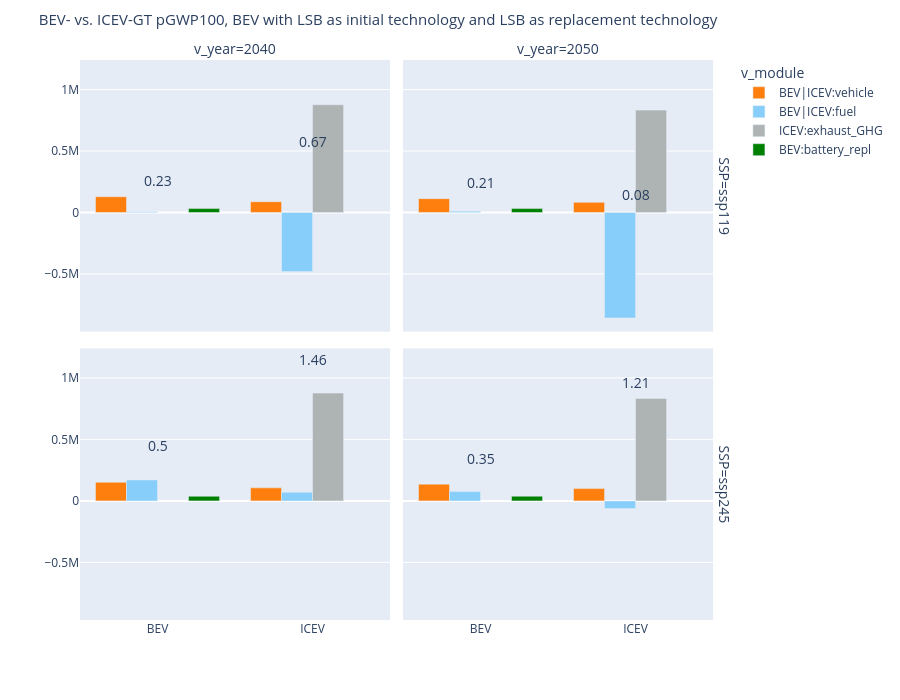

Write notebook code for a chart like this one.
### Code cell
import plotly.express as px

tt1 = 'BEV- vs. ICEV-GT, vehicle lifecycle impacts (pGWP100), text label indicate total kg CO$_2$e per FU (1vkm)'
tt2 =  f'BEV with {bat1.value} as initial battery technology and {bat2.value} as battery replacement technology'
combined_title = f"{tt1}<br>{tt2}"
# can't do the combined_title, java error, below shorter oneline title works
tt =  f'BEV- vs. ICEV-GT pGWP100, BEV with {bat1.value} as initial technology and {bat2.value} as replacement technology'

color_dict = {
    'F2':  'lightskyblue',   # 
    'V1AB': '#ff7f0e',  # Orange
    'V1B': 'green',   #green
    'V2': '#aeb4b4',   # Medium gray
}

custom_labels = {
    'F2': 'BEV|ICEV:fuel',
    'V1AB': 'BEV|ICEV:vehicle',
    'V1B': 'BEV:battery_repl',
    'V2': 'ICEV:exhaust_GHG'
}

    
fig = px.bar(df, x="Powertrain", y= [ 'V1AB', 'F2', 'V2', 'V1B'],   
            #text='LC_kgCO2e_vkm' ,  # not working, using below annotation 
            barmode="group",   #stack,  if using stack, negative value on F2 messed up, tried with add_trace, not working
            color_discrete_map=color_dict,
            facet_row="SSP", facet_col="v_year"
            )


# to add text label on top of each bar (at location, y_sum)
for i in df.index:
    y_sum = df.loc[i, ['V1AB', 'F2', 'V2', 'V1B']].sum()
    x = df.loc[i, 'Powertrain']
    year = df.loc[i, 'v_year']
    ssp = df.loc[i, 'SSP']
    text = df.loc[i, 'LC_kgCO2e_vkm']
    # Determine the correct row and column based on 'v_year' and 'SSP'
    ### as we don't know ahead what user-selected battery will be, we define row for add_annotation here
    ### if use select both LSB for init and bat_replacment, then no year 2030 avail
    if 2030 in np.unique(df['v_year'].values):
        col = 1 if year == 2030 else 2 if year == 2040 else 3
    else:
        col = 1 if year == 2040 else 2  #only two rows, 2040 and 2050 
    
    if "ssp585" in np.unique(df['SSP'].values):
        row = 3 if ssp == 'ssp119' else 2 if ssp == 'ssp245' else 1
    else: 
        row = 2 if ssp == 'ssp119' else 1
    
    fig.add_annotation(x=x, y=y_sum, text=f'{text}',
                       showarrow=False,
                       xanchor='center',
                       yanchor='bottom',
                       row=row, col=col)

for trace in fig.data:
    trace.name = custom_labels[trace.name]

# Update layout 
fig.update_layout(    
    annotations=[dict(font_size=14)], 
    legend_title_text='v_module',
    title={
        'text': tt,
        'y': 0.98,  
        'x': 0.42,   # Center the title
        'xanchor': 'center',
        'yanchor': 'top',
        'font': {'size': 15}  # Font size for tt1
    },
    width=900,  # Width of the entire figure in pixels
    height=700,  # Height of the entire figure in pixels
)

# do not use value as y-label , yaxis=dict(title='pGWP100 CO$_2$e') not working  will change whole plot format
fig.update_yaxes(title_text='', matches='y')
fig.update_xaxes(title_text='', matches='x')
#fig.update_layout(yaxis=dict(title='pGWP100 CO$_2$e'))

# Show the figure
fig.show()


f_name = 'output_plot/bev_' + f'{bat1.value}' + f'{bat2.value}' + "_vs_ICEV" + ".html"
fig.write_html(f_name)

### Figure 1 — Plotly figure (JSON) as saved in the notebook; plotly's stock layout.template omitted (floating-point values rounded to 4 significant figures)
{"data": [{"alignmentgroup": "True", "hovertemplate": "variable=V1AB<br>SSP=ssp119<br>v_year=2040<br>Powertrain=%{x}<br>value=%{y}<extra></extra>", "legendgroup": "V1AB", "marker": {"color": "#ff7f0e", "pattern": {"shape": ""}}, "name": "BEV|ICEV:vehicle", "offsetgroup": "V1AB", "orientation": "v", "showlegend": true, "textposition": "auto", "type": "bar", "x": ["BEV", "ICEV"], "xaxis": "x3", "y": [128000.0, 87560.0], "yaxis": "y3"}, {"alignmentgroup": "True", "hovertemplate": "variable=V1AB<br>SSP=ssp119<br>v_year=2050<br>Powertrain=%{x}<br>value=%{y}<extra></extra>", "legendgroup": "V1AB", "marker": {"color": "#ff7f0e", "pattern": {"shape": ""}}, "name": "BEV|ICEV:vehicle", "offsetgroup": "V1AB", "orientation": "v", "showlegend": false, "textposition": "auto", "type": "bar", "x": ["BEV", "ICEV"], "xaxis": "x4", "y": [112500.0, 82660.0], "yaxis": "y4"}, {"alignmentgroup": "True", "hovertemplate": "variable=V1AB<br>SSP=ssp245<br>v_year=2040<br>Powertrain=%{x}<br>value=%{y}<extra></extra>", "legendgroup": "V1AB", "marker": {"color": "#ff7f0e", "pattern": {"shape": ""}}, "name": "BEV|ICEV:vehicle", "offsetgroup": "V1AB", "orientation": "v", "showlegend": false, "textposition": "auto", "type": "bar", "x": ["BEV", "ICEV"], "xaxis": "x", "y": [151300.0, 106100.0], "yaxis": "y"}, {"alignmentgroup": "True", "hovertemplate": "variable=V1AB<br>SSP=ssp245<br>v_year=2050<br>Powertrain=%{x}<br>value=%{y}<extra></extra>", "legendgroup": "V1AB", "marker": {"color": "#ff7f0e", "pattern": {"shape": ""}}, "name": "BEV|ICEV:vehicle", "offsetgroup": "V1AB", "orientation": "v", "showlegend": false, "textposition": "auto", "type": "bar", "x": ["BEV", "ICEV"], "xaxis": "x2", "y": [136200.0, 99870.0], "yaxis": "y2"}, {"alignmentgroup": "True", "hovertemplate": "variable=F2<br>SSP=ssp119<br>v_year=2040<br>Powertrain=%{x}<br>value=%{y}<extra></extra>", "legendgroup": "F2", "marker": {"color": "lightskyblue", "pattern": {"shape": ""}}, "name": "BEV|ICEV:fuel", "offsetgroup": "F2", "orientation": "v", "showlegend": true, "textposition": "auto", "type": "bar", "x": ["BEV", "ICEV"], "xaxis": "x3", "y": [6378.0, -480500.0], "yaxis": "y3"}, {"alignmentgroup": "True", "hovertemplate": "variable=F2<br>SSP=ssp119<br>v_year=2050<br>Powertrain=%{x}<br>value=%{y}<extra></extra>", "legendgroup": "F2", "marker": {"color": "lightskyblue", "pattern": {"shape": ""}}, "name": "BEV|ICEV:fuel", "offsetgroup": "F2", "orientation": "v", "showlegend": false, "textposition": "auto", "type": "bar", "x": ["BEV", "ICEV"], "xaxis": "x4", "y": [9669.0, -858500.0], "yaxis": "y4"}, {"alignmentgroup": "True", "hovertemplate": "variable=F2<br>SSP=ssp245<br>v_year=2040<br>Powertrain=%{x}<br>value=%{y}<extra></extra>", "legendgroup": "F2", "marker": {"color": "lightskyblue", "pattern": {"shape": ""}}, "name": "BEV|ICEV:fuel", "offsetgroup": "F2", "orientation": "v", "showlegend": false, "textposition": "auto", "type": "bar", "x": ["BEV", "ICEV"], "xaxis": "x", "y": [170000.0, 70080.0], "yaxis": "y"}, {"alignmentgroup": "True", "hovertemplate": "variable=F2<br>SSP=ssp245<br>v_year=2050<br>Powertrain=%{x}<br>value=%{y}<extra></extra>", "legendgroup": "F2", "marker": {"color": "lightskyblue", "pattern": {"shape": ""}}, "name": "BEV|ICEV:fuel", "offsetgroup": "F2", "orientation": "v", "showlegend": false, "textposition": "auto", "type": "bar", "x": ["BEV", "ICEV"], "xaxis": "x2", "y": [75600.0, -62910.0], "yaxis": "y2"}, {"alignmentgroup": "True", "hovertemplate": "variable=V2<br>SSP=ssp119<br>v_year=2040<br>Powertrain=%{x}<br>value=%{y}<extra></extra>", "legendgroup": "V2", "marker": {"color": "#aeb4b4", "pattern": {"shape": ""}}, "name": "ICEV:exhaust_GHG", "offsetgroup": "V2", "orientation": "v", "showlegend": true, "textposition": "auto", "type": "bar", "x": ["BEV", "ICEV"], "xaxis": "x3", "y": [null, 876700.0], "yaxis": "y3"}, {"alignmentgroup": "True", "hovertemplate": "variable=V2<br>SSP=ssp119<br>v_year=2050<br>Powertrain=%{x}<br>value=%{y}<extra></extra>", "legendgroup": "V2", "marker": {"color": "#aeb4b4", "pattern": {"shape": ""}}, "name": "ICEV:exhaust_GHG", "offsetgroup": "V2", "orientation": "v", "showlegend": false, "textposition": "auto", "type": "bar", "x": ["BEV", "ICEV"], "xaxis": "x4", "y": [null, 832700.0], "yaxis": "y4"}, {"alignmentgroup": "True", "hovertemplate": "variable=V2<br>SSP=ssp245<br>v_year=2040<br>Powertrain=%{x}<br>value=%{y}<extra></extra>", "legendgroup": "V2", "marker": {"color": "#aeb4b4", "pattern": {"shape": ""}}, "name": "ICEV:exhaust_GHG", "offsetgroup": "V2", "orientation": "v", "showlegend": false, "textposition": "auto", "type": "bar", "x": ["BEV", "ICEV"], "xaxis": "x", "y": [null, 877100.0], "yaxis": "y"}, {"alignmentgroup": "True", "hovertemplate": "variable=V2<br>SSP=ssp245<br>v_year=2050<br>Powertrain=%{x}<br>value=%{y}<extra></extra>", "legendgroup": "V2", "marker": {"color": "#aeb4b4", "pattern": {"shape": ""}}, "name": "ICEV:exhaust_GHG", "offsetgroup": "V2", "orientation": "v", "showlegend": false, "textposition": "auto", "type": "bar", "x": ["BEV", "ICEV"], "xaxis": "x2", "y": [null, 833400.0], "yaxis": "y2"}, {"alignmentgroup": "True", "hovertemplate": "variable=V1B<br>SSP=ssp119<br>v_year=2040<br>Powertrain=%{x}<br>value=%{y}<extra></extra>", "legendgroup": "V1B", "marker": {"color": "green", "pattern": {"shape": ""}}, "name": "BEV:battery_repl", "offsetgroup": "V1B", "orientation": "v", "showlegend": true, "textposition": "auto", "type": "bar", "x": ["BEV", "ICEV"], "xaxis": "x3", "y": [31620.0, null], "yaxis": "y3"}, {"alignmentgroup": "True", "hovertemplate": "variable=V1B<br>SSP=ssp119<br>v_year=2050<br>Powertrain=%{x}<br>value=%{y}<extra></extra>", "legendgroup": "V1B", "marker": {"color": "green", "pattern": {"shape": ""}}, "name": "BEV:battery_repl", "offsetgroup": "V1B", "orientation": "v", "showlegend": false, "textposition": "auto", "type": "bar", "x": ["BEV", "ICEV"], "xaxis": "x4", "y": [31670.0, null], "yaxis": "y4"}, {"alignmentgroup": "True", "hovertemplate": "variable=V1B<br>SSP=ssp245<br>v_year=2040<br>Powertrain=%{x}<br>value=%{y}<extra></extra>", "legendgroup": "V1B", "marker": {"color": "green", "pattern": {"shape": ""}}, "name": "BEV:battery_repl", "offsetgroup": "V1B", "orientation": "v", "showlegend": false, "textposition": "auto", "type": "bar", "x": ["BEV", "ICEV"], "xaxis": "x", "y": [37940.0, null], "yaxis": "y"}, {"alignmentgroup": "True", "hovertemplate": "variable=V1B<br>SSP=ssp245<br>v_year=2050<br>Powertrain=%{x}<br>value=%{y}<extra></extra>", "legendgroup": "V1B", "marker": {"color": "green", "pattern": {"shape": ""}}, "name": "BEV:battery_repl", "offsetgroup": "V1B", "orientation": "v", "showlegend": false, "textposition": "auto", "type": "bar", "x": ["BEV", "ICEV"], "xaxis": "x2", "y": [38180.0, null], "yaxis": "y2"}], "layout": {"annotations": [{"font": {"size": 14}, "showarrow": false, "text": "v_year=2040", "x": 0.24, "xanchor": "center", "xref": "paper", "y": 1, "yanchor": "bottom", "yref": "paper"}, {"font": {"size": 14}, "showarrow": false, "text": "v_year=2050", "x": 0.74, "xanchor": "center", "xref": "paper", "y": 1, "yanchor": "bottom", "yref": "paper"}, {"font": {"size": 14}, "showarrow": false, "text": "SSP=ssp245", "textangle": 90, "x": 0.98, "xanchor": "left", "xref": "paper", "y": 0.2425, "yanchor": "middle", "yref": "paper"}, {"font": {"size": 14}, "showarrow": false, "text": "SSP=ssp119", "textangle": 90, "x": 0.98, "xanchor": "left", "xref": "paper", "y": 0.7575, "yanchor": "middle", "yref": "paper"}, {"font": {"size": 14}, "showarrow": false, "text": "0.23", "x": "BEV", "xanchor": "center", "xref": "x3", "y": 166000.0, "yanchor": "bottom", "yref": "y3"}, {"font": {"size": 14}, "showarrow": false, "text": "0.21", "x": "BEV", "xanchor": "center", "xref": "x4", "y": 153900.0, "yanchor": "bottom", "yref": "y4"}, {"font": {"size": 14}, "showarrow": false, "text": "0.5", "x": "BEV", "xanchor": "center", "xref": "x", "y": 359200.0, "yanchor": "bottom", "yref": "y"}, {"font": {"size": 14}, "showarrow": false, "text": "0.35", "x": "BEV", "xanchor": "center", "xref": "x2", "y": 250000.0, "yanchor": "bottom", "yref": "y2"}, {"font": {"size": 14}, "showarrow": false, "text": "0.67", "x": "ICEV", "xanchor": "center", "xref": "x3", "y": 483700.0, "yanchor": "bottom", "yref": "y3"}, {"font": {"size": 14}, "showarrow": false, "text": "0.08", "x": "ICEV", "xanchor": "center", "xref": "x4", "y": 56820.0, "yanchor": "bottom", "yref": "y4"}, {"font": {"size": 14}, "showarrow": false, "text": "1.46", "x": "ICEV", "xanchor": "center", "xref": "x", "y": 1053000.0, "yanchor": "bottom", "yref": "y"}, {"font": {"size": 14}, "showarrow": false, "text": "1.21", "x": "ICEV", "xanchor": "center", "xref": "x2", "y": 870400.0, "yanchor": "bottom", "yref": "y2"}], "barmode": "group", "height": 700, "legend": {"title": {"text": "v_module"}, "tracegroupgap": 0}, "margin": {"t": 60}, "title": {"font": {"size": 15}, "text": "BEV- vs. ICEV-GT pGWP100, BEV with LSB as initial technology and LSB as replacement technology", "x": 0.42, "xanchor": "center", "y": 0.98, "yanchor": "top"}, "width": 900, "xaxis": {"anchor": "y", "autorange": true, "domain": [0, 0.48], "matches": "x", "range": [-0.5, 1.5], "title": {"text": ""}, "type": "category"}, "xaxis2": {"anchor": "y2", "autorange": true, "domain": [0.5, 0.98], "matches": "x", "range": [-0.5, 1.5], "title": {"text": ""}, "type": "category"}, "xaxis3": {"anchor": "y3", "autorange": true, "domain": [0, 0.48], "matches": "x", "range": [-0.5, 1.5], "showticklabels": false, "title": {"text": ""}, "type": "category"}, "xaxis4": {"anchor": "y4", "autorange": true, "domain": [0.5, 0.98], "matches": "x", "range": [-0.5, 1.5], "showticklabels": false, "title": {"text": ""}, "type": "category"}, "yaxis": {"anchor": "x", "autorange": true, "domain": [0, 0.485], "matches": "y", "range": [-968100.0, 1223000.0], "title": {"text": ""}, "type": "linear"}, "yaxis2": {"anchor": "x2", "autorange": true, "domain": [0, 0.485], "matches": "y", "range": [-968100.0, 1223000.0], "showticklabels": false, "title": {"text": ""}, "type": "linear"}, "yaxis3": {"anchor": "x3", "autorange": true, "domain": [0.515, 1], "matches": "y", "range": [-968100.0, 1223000.0], "title": {"text": ""}, "type": "linear"}, "yaxis4": {"anchor": "x4", "autorange": true, "domain": [0.515, 1], "matches": "y", "range": [-968100.0, 1223000.0], "showticklabels": false, "title": {"text": ""}, "type": "linear"}}}
